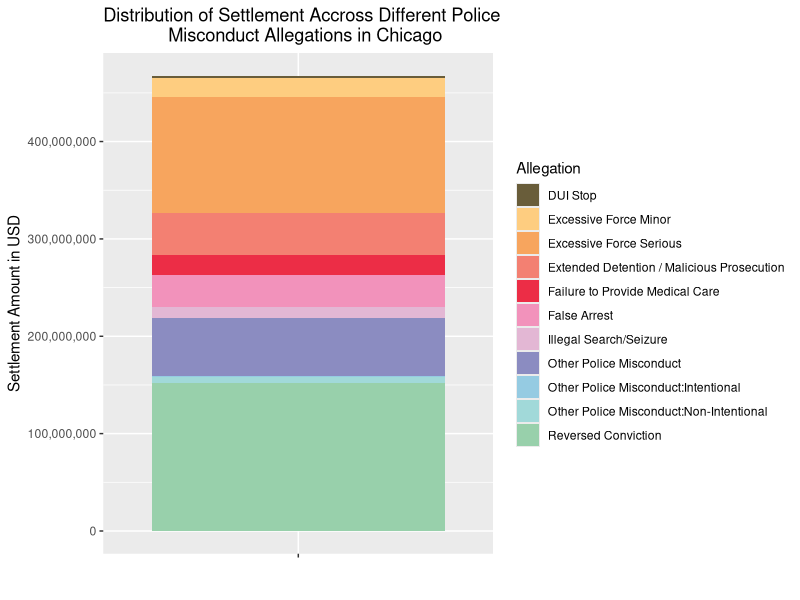

Reproduce this figure in R.
library(tidyverse)
library(stringr)
library(tidyr)
library(RColorBrewer)

chicago <- read.csv("../data/chicago_edited.csv")

ccc_chart_df <- chicago %>% 
  mutate(allegation = str_sub(summary_allegations, 32)) %>% 
  select(allegation, amount_awarded) %>% 
  filter(allegation != "", 
         allegation != "Other Police Misconduct:Non-Intentional",
         allegation != "Other Police Misconduct:Intentional") %>% 
  filter(is.na(amount_awarded) == FALSE)

ccc_chart_df2 <- chicago %>% 
  mutate(allegation = str_sub(summary_allegations, 32)) %>% 
  select(allegation, amount_awarded) %>% 
  filter(allegation == "Excessive Force Minor" | 
         allegation == "False Arrest" | 
         allegation == "Illegal Search/Seizure") %>% 
  filter(is.na(amount_awarded) == FALSE)



chicago_chart <- ggplot(ccc_chart_df) +
  geom_boxplot(
    aes(
      x = allegation,
      y = amount_awarded
    )
  ) + 
  scale_y_continuous(labels = scales::comma)


chicago_chart2 <- ggplot(ccc_chart_df2) +
  geom_boxplot(
    aes(
      x = allegation,
      y = amount_awarded
    ) 
  ) + 
  scale_y_continuous(labels = scales::comma) 


ccc_chart_df3 <- chicago %>% 
  mutate(Allegation = str_sub(summary_allegations, 32)) %>% 
  select(Allegation, amount_awarded, calendar_year) %>% 
  group_by(Allegation) %>% 
  summarise(total_settlements = sum(amount_awarded)) %>% 
  filter(Allegation != "")


chichart <- ggplot(ccc_chart_df3) +
  aes(fill = Allegation, x = "", y = total_settlements) +
  geom_bar(position="stack", stat="identity") + 
  scale_y_continuous(labels = scales::comma) +
  labs(
    x = "",
    y = "Settlement Amount in USD",
    title = "Distribution of Settlement Accross Different Police 
             Misconduct Allegations in Chicago"
  ) + scale_fill_manual(values = c("#695D3A","#fecd80",
                                   "#f7a55e","#f38072",
                                   "#ec2d46", "#f292bb","#e3b7d4",
                                   "#8b8cc1","#95cbe2",
                                   "#a1d9d9", "#98d0ab"))

chichart

casescount <- chicago %>% 
  select(calendar_year) %>% 
  count(calendar_year)

casescount2 <- casescount %>% 
  select(n) %>% 
  summarise(mean = mean(n), median = median(n))
